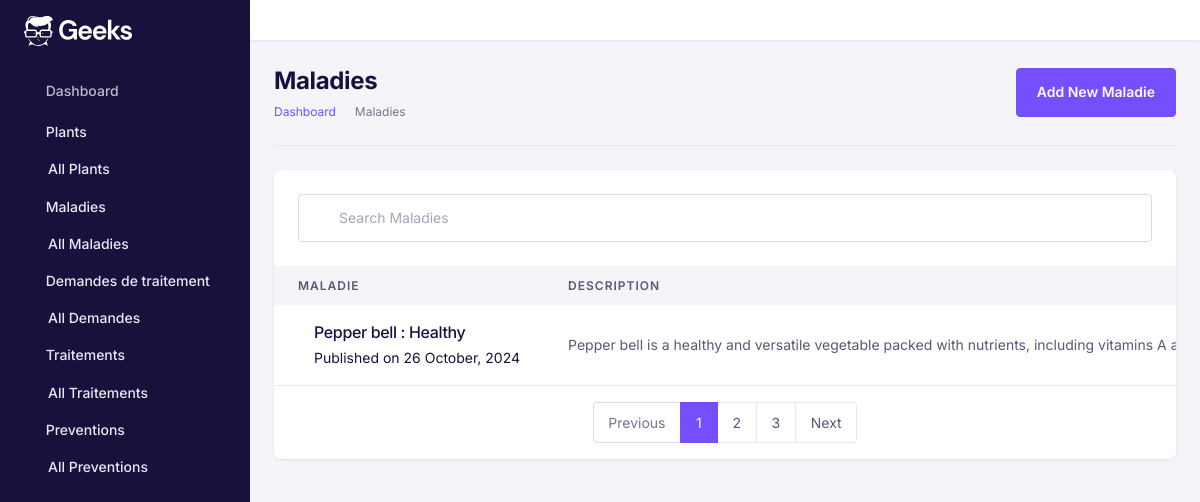
The page /maladies/ on the database its author committed.
### Maladie/models.py (models this page shows, shortened)
class Maladie(models.Model):
    nom = models.CharField(max_length=200, unique=True, verbose_name="Nom de la maladie")
    description = models.TextField(verbose_name="Description de la maladie")
    image = models.ImageField(upload_to='maladies/', verbose_name="Image de la maladie", null=True, blank=True)
    causes = models.TextField(verbose_name="Causes de la maladie", blank=True)
    symptomes = models.TextField(verbose_name="Symptomes observables", blank=True)
    date_publication = models.DateTimeField(auto_now_add=True, verbose_name="Date de publication")
    owner = models.ForeignKey(settings.AUTH_USER_MODEL, on_delete=models.CASCADE, related_name='maladies', null=True)
    class Meta:
        verbose_name = "Maladie"
        verbose_name_plural = "Maladies"
        ordering = ['-date_publication']

### Maladie/views.py (the view)
# urls.py: path('maladies/', maladie_list, name='maladie_list'),
def maladie_list(request):
    maladies = Maladie.objects.all()
    return render(request, 'maladie_list.html', {'maladies': maladies})

### Maladie/templates/maladie_list.html (shortened to what this page needs)
<!DOCTYPE html>
<html lang="en">
{% load static %}
<head>
    <link href="{% static 'assets/fonts/feather/feather.css' %}" rel="stylesheet" />
    <link href="{% static 'assets/libs/dragula/dist/dragula.min.css' %}" rel="stylesheet" />
    <link href="{% static 'assets/libs/@mdi/font/css/materialdesignicons.min.css' %}" rel="stylesheet" />
    <link href="{% static 'assets/libs/prismjs/themes/prism.css' %}" rel="stylesheet" />
    <link href="{% static 'assets/libs/dropzone/dist/dropzone.css' %}" rel="stylesheet" />
    <link href="{% static 'assets/libs/magnific-popup/dist/magnific-popup.css' %}" rel="stylesheet" />
    <link href="{% static 'assets/libs/bootstrap-select/dist/css/bootstrap-select.min.css' %}" rel="stylesheet">
    <link href="{% static 'assets/libs/@yaireo/tagify/dist/tagify.css' %}" rel="stylesheet">
    <link href="{% static 'assets/libs/tiny-slider/dist/tiny-slider.css' %}" rel="stylesheet">
    <link href="{% static 'assets/libs/tippy.js/dist/tippy.css' %}" rel="stylesheet">
    <link rel="stylesheet" href="{% static 'assets/css/theme.min.css' %}">
</head>
<body>
    <div id="db-wrapper">
        <nav class="navbar-vertical navbar">
            <div class="nav-scroller">
                <a class="navbar-brand" href="{% url 'home' %}"><img
                        src="{% static 'assets/images/brand/logo/logo-inverse.svg' %}" alt="" /></a>
                <ul class="navbar-nav flex-column" id="sideNavbar">
                    <li class="nav-item">
                        <a class="nav-link" href="{% url 'home' %}">
                            <i class="nav-icon fe fe-home mr-2"></i>Dashboard</a>
                    </li>
                    <li class="nav-item">
                        <a class="nav-link active" href="#!" data-toggle="collapse" data-target="#navCourses"
                            aria-expanded="true" aria-controls="navCourses">
                            <i class="nav-icon fe fe-book mr-2"></i>Plants
                        </a>
                        <div id="navCourses" class="collapse show" data-parent="#sideNavbar">
                            <ul class="nav flex-column">
                                <li class="nav-item">
                                    <a class="nav-link active" href="/plants/">All Plants
                                    </a>
                                </li>
                            </ul>
                        </div>
                    </li>
                    <li class="nav-item">
                        <a class="nav-link active" href="#!" data-toggle="collapse" data-target="#navMaladies"
                            aria-expanded="true" aria-controls="navMaladies">
                            <i class="nav-icon fe fe-book mr-2"></i>Maladies
                        </a>
                        <div id="navMaladies" class="collapse show" data-parent="#sideNavbar">
                            <ul class="nav flex-column">
                                <li class="nav-item">
                                    <a class="nav-link active" href="{% url 'maladie_list' %}">All Maladies</a>
                                </li>
                            </ul>
                        </div>
                    </li>
                    <li class="nav-item">
                        <a class="nav-link active" href="#!" data-toggle="collapse" data-target="#navDemandes" aria-expanded="true"
                          aria-controls="navDemandes">
                          <i class="nav-icon fe fe-book mr-2"></i>Demandes de traitement
                        </a>
                        <div id="navDemandes" class="collapse show" data-parent="#sideNavbar">
                          <ul class="nav flex-column">
                            <li class="nav-item">
                              <a class="nav-link active" href="{% url 'demande_list' %}">All Demandes</a>
                            </li>
                          </ul>
                        </div>
                      </li>
                      <li class="nav-item">
                        <a class="nav-link active" href="#!" data-toggle="collapse" data-target="#navTraitements" aria-expanded="true"
                          aria-controls="navTraitements">
                          <i class="nav-icon fe fe-book mr-2"></i>Traitements
                        </a>
                        <div id="navTraitements" class="collapse show" data-parent="#sideNavbar">
                          <ul class="nav flex-column">
                            <li class="nav-item">
                              <a class="nav-link active" href="{% url 'treatment_list' %}">All Traitements</a>
                            </li>
                          </ul>
                        </div>
                      </li>
                      <li class="nav-item">
                        <a class="nav-link active" href="#!" data-toggle="collapse" data-target="#navPreventions" aria-expanded="true"
                          aria-controls="navPreventions">
                          <i class="nav-icon fe fe-book mr-2"></i>Preventions
                        </a>
                        <div id="navPreventions" class="collapse show" data-parent="#sideNavbar">
                          <ul class="nav flex-column">
                            <li class="nav-item">
                              <a class="nav-link active" href="{% url 'prevention_list' %}">All Preventions</a>
                            </li>
                          </ul>
                        </div>
                      </li>
                </ul>
            </div>
        </nav>
        <div id="page-content">
            <div class="header">
                <nav class="navbar-default navbar navbar-expand-lg">
                    <a id="nav-toggle" href="#!"><i class="fe fe-menu"></i></a>
                </nav>
            </div>
            <div class="container-fluid p-4">
                <div class="row">
                    <div class="col-lg-12 col-md-12 col-12">
                        <div class="border-bottom pb-4 mb-4 d-lg-flex align-items-center justify-content-between">
                            <div class="mb-2 mb-lg-0">
                                <h1 class="mb-1 h2 font-weight-bold">Maladies</h1>
                                <nav aria-label="breadcrumb">
                                    <ol class="breadcrumb">
                                        <li class="breadcrumb-item"><a href="{% url 'home' %}">Dashboard</a></li>
                                        <li class="breadcrumb-item active" aria-current="page">Maladies</li>
                                    </ol>
                                </nav>
                            </div>
                            <div>
                                <a href="{% url 'maladie-create' %}" class="btn btn-primary">Add New Maladie</a>
                            </div>
                        </div>
                    </div>
                </div>
                <div class="row">
                    <div class="col-lg-12 col-md-12 col-12">
                        <div class="card rounded-lg">
                            <div class="p-4 row">
                                <form method="GET" action="{% url 'maladie_list' %}"
                                    class="d-flex align-items-center col-12 col-md-12 col-lg-12">
                                    <span class="position-absolute pl-3 search-icon">
                                        <i class="fe fe-search"></i>
                                    </span>
                                    <input type="search" name="q" class="form-control pl-6"
                                        placeholder="Search Maladies" />
                                </form>
                            </div>
                            <div>
                                <div class="tab-content" id="tabContent">
                                    <div class="tab-pane fade show active" id="maladies" role="tabpanel"
                                        aria-labelledby="maladies-tab">
                                        <div class="table-responsive border-0 overflow-y-hidden">
                                            <table class="table mb-0 text-nowrap">
                                                <thead>
                                                    <tr>
                                                        <th scope="col" class="border-0 text-uppercase">Maladie</th>
                                                        <th scope="col" class="border-0 text-uppercase">Description</th>
                                                    </tr>
                                                </thead>
                                                <tbody>
                                                    {% for maladie in maladies %}
                                                    <tr>
                                                        <td class="border-top-0">
                                                            <div class="d-lg-flex align-items-center">
                                                                <div class="ml-lg-3 mt-2 mt-lg-0">
                                                                    <h4 class="mb-1 text-primary-hover">{{ maladie.nom }}</h4>
                                                                    <span class="text-inherit">Published on {{ maladie.date_publication|date:"d F, Y" }}</span>
                                                                </div>
                                                            </div>
                                                        </td>
                                                        <td class="align-middle border-top-0">{{ maladie.description }}
                                                        </td>
                                                    </tr>
                                                    {% empty %}
                                                    <tr>
                                                        <td colspan="5">No maladies available.</td>
                                                    </tr>
                                                    {% endfor %}
                                                </tbody>
                                            </table>
                                        </div>
                                    </div>
                                </div>
                                <div class="card-footer">
                                    <nav aria-label="Page navigation example">
                                        <ul class="pagination justify-content-center mb-0">
                                            <li class="page-item disabled">
                                                <a class="page-link" href="#" tabindex="-1">Previous</a>
                                            </li>
                                            <li class="page-item active" aria-current="page">
                                                <a class="page-link" href="#">1</a>
                                            </li>
                                            <li class="page-item"><a class="page-link" href="#">2</a></li>
                                            <li class="page-item"><a class="page-link" href="#">3</a></li>
                                            <li class="page-item">
                                                <a class="page-link" href="#">Next</a>
                                            </li>
                                        </ul>
                                    </nav>
                                </div>
                            </div>
                        </div>
                    </div>
                </div>
            </div>
        </div>
    </div>
</body>
</html>

### rows shown on the page
Maladie: nom "Pepper bell : Healthy", date_publication "26 October, 2024", description "Pepper bell is a healthy and versatile vegetable packed with nutrients, including vitamins A…"
